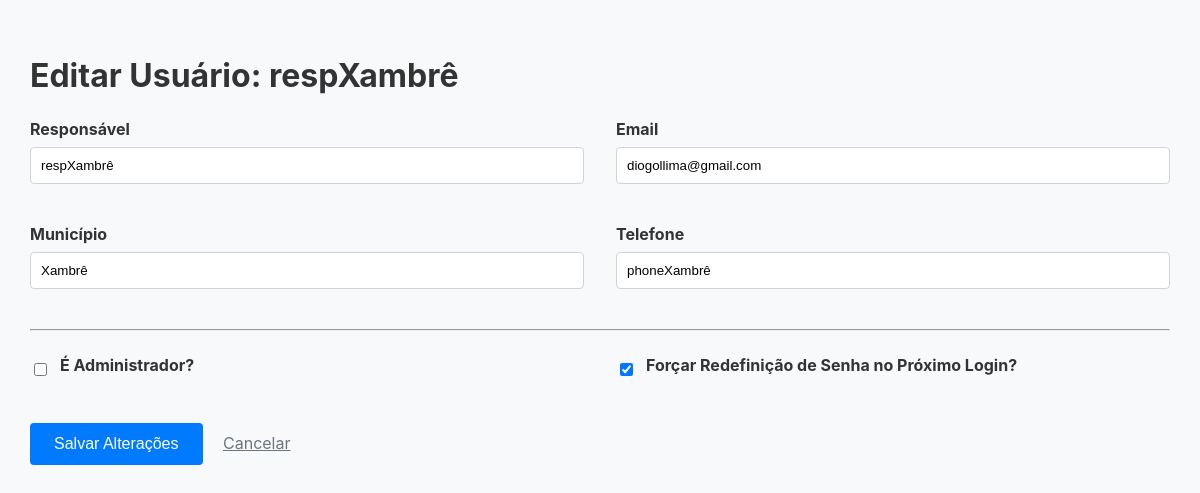
The page /admin/edit_user/399 (signed in) on the database as committed earlier.
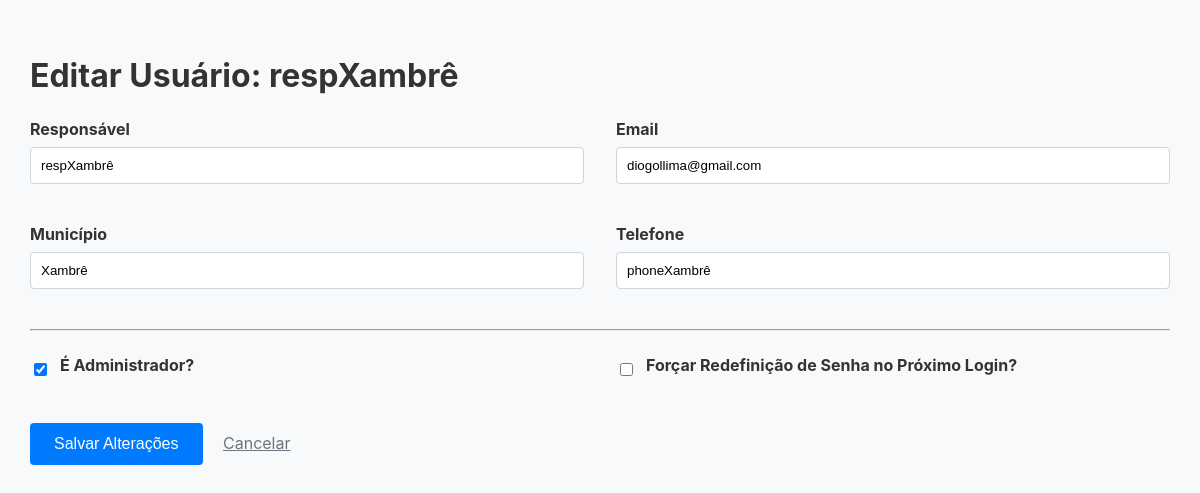
The same page on the database as committed later.
### tables this page shows
CREATE TABLE users (
        id INTEGER PRIMARY KEY AUTOINCREMENT, email TEXT UNIQUE NOT NULL, password TEXT NOT NULL,
        municipio TEXT NOT NULL, responsavel TEXT NOT NULL, telefone TEXT NOT NULL,
        must_reset_password BOOLEAN DEFAULT 1, is_admin BOOLEAN DEFAULT 0
    );

### app.py (the view, shortened to what this page needs)
@app.route('/admin/edit_user/<int:user_id>', methods=['GET', 'POST'])
@login_required
@admin_required
def edit_user(user_id):
    db = get_db()
    user_to_edit = db.execute('SELECT * FROM users WHERE id = ?', (user_id,)).fetchone()
    db.close()
    if user_to_edit is None:
        flash('Usuário não encontrado.', 'danger')
        return redirect(url_for('admin_index'))
    return render_template('edit_user.html', user=user_to_edit)

### app.py (called while the page is built)
def get_db():
    db = sqlite3.connect(DATABASE)
    db.row_factory = sqlite3.Row
    return db

def login_required(f):
    @wraps(f)
    def decorated_function(*args, **kwargs):
        if 'user_id' not in session:
            flash('Por favor, faça login para acessar esta página.', 'warning')
            return redirect(url_for('login'))
        return f(*args, **kwargs)
    return decorated_function

def admin_required(f):
    @wraps(f)
    def decorated_function(*args, **kwargs):
        if not g.user or not g.user['is_admin']:
            flash('Acesso negado. Esta área é restrita para administradores.', 'danger')
            return redirect(url_for('index'))
        return f(*args, **kwargs)
    return decorated_function

@app.before_request
def load_logged_in_user():
    user_id = session.get('user_id')
    if user_id is None:
        g.user = None
    else:
        db = get_db()
        g.user = db.execute('SELECT * FROM users WHERE id = ?', (user_id,)).fetchone()
        db.close()

@app.context_processor
def inject_user():
    return dict(user=g.user)

### templates/edit_user.html (shortened to what this page needs)
<!DOCTYPE html>
<html lang="pt-BR">
<head>
    <link rel="stylesheet" href="{{ url_for('static', filename='style.css') }}">
</head>
<body>
    <div class="container">
        <h1>Editar Usuário: {{ user.responsavel }}</h1>
        <form method="post">
            <div class="form-row">
                <div class="form-group">
                    <label for="responsavel">Responsável</label>
                    <input type="text" id="responsavel" name="responsavel" value="{{ user.responsavel }}" required>
                </div>
                <div class="form-group">
                    <label for="email">Email</label>
                    <input type="email" id="email" name="email" value="{{ user.email }}" required>
                </div>
            </div>
            <div class="form-row">
                <div class="form-group">
                    <label for="municipio">Município</label>
                    <input type="text" id="municipio" name="municipio" value="{{ user.municipio }}" required>
                </div>
                <div class="form-group">
                    <label for="telefone">Telefone</label>
                    <input type="text" id="telefone" name="telefone" value="{{ user.telefone }}" required>
                </div>
            </div>
            <hr>
            <div class="form-row">
                <div class="form-group checkbox-group">
                    <input type="checkbox" id="is_admin" name="is_admin" {% if user.is_admin %}checked{% endif %}>
                    <label for="is_admin">É Administrador?</label>
                </div>
                <div class="form-group checkbox-group">
                    <input type="checkbox" id="must_reset_password" name="must_reset_password" {% if user.must_reset_password %}checked{% endif %}>
                    <label for="must_reset_password">Forçar Redefinição de Senha no Próximo Login?</label>
                </div>
            </div>
            <button type="submit">Salvar Alterações</button>
            <a href="{{ url_for('admin_index') }}" style="margin-left: 1em; color: #6c757d;">Cancelar</a>
        </form>
    </div>
</body>
</html>

Rows that differ between the two databases and show on the page:
changed users "respXambrê": is_admin "☐" → "☑"; must_reset_password "☑" → "☐"
